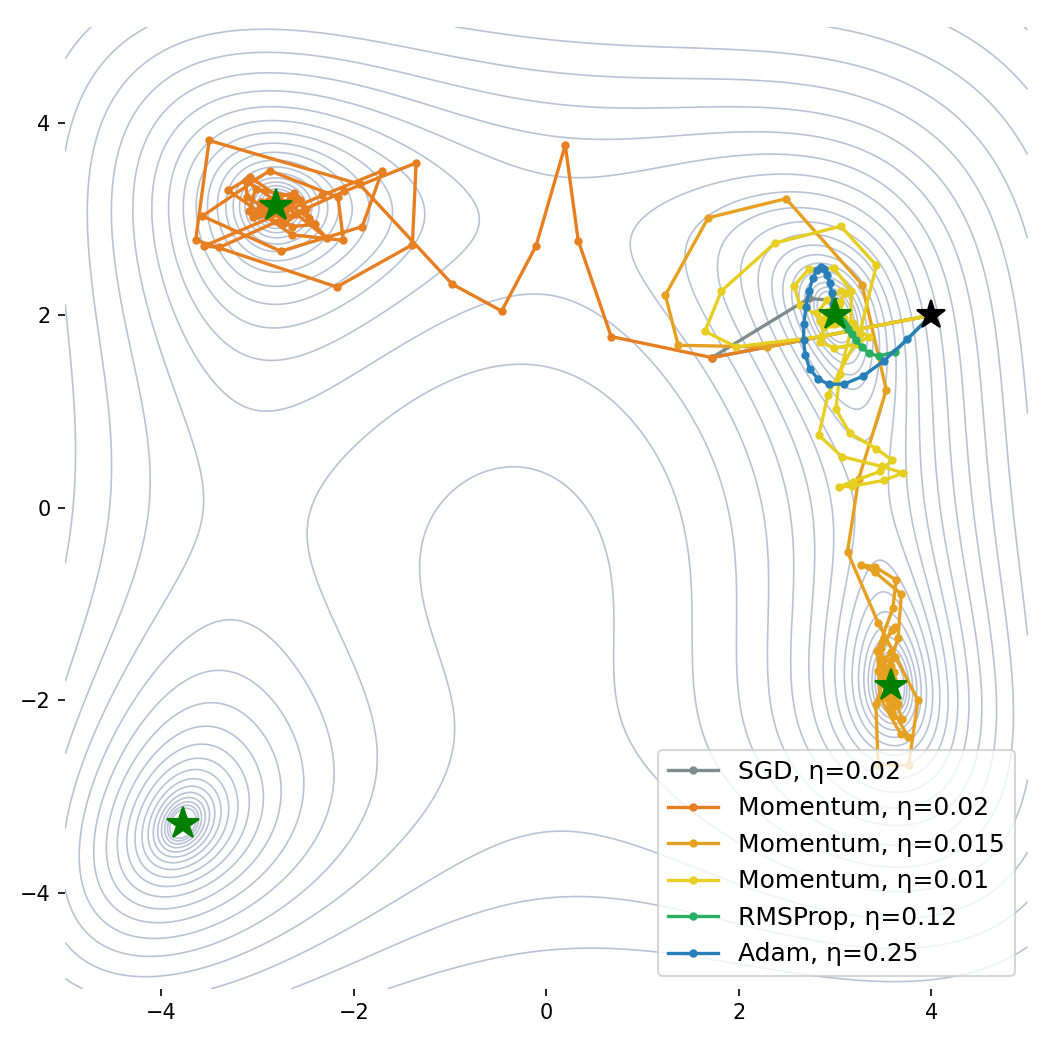

This figure's Python source:
import numpy as np
import torch
import matplotlib.pyplot as plt
from matplotlib.colors import LogNorm

def loss_fn(X, Y):
    return (X**2 + Y - 11)**2 + (X + Y**2 - 7)**2

minima = [[3.0, 2.0], [-2.805118, 3.131312], [-3.779310, -3.283186], [3.584428, -1.848126]]

START = [4.0, 2.0]

def run(make_optimizer):
    """Run one optimizer until loss is <= .005 and return the visited (x, y) points."""
    p = torch.tensor(START, requires_grad=True)
    opt = make_optimizer([p])
    path = [p.detach().numpy().copy()]
    while abs(loss_fn(p[0], p[1])) > 0.005:
        opt.zero_grad()
        loss_fn(p[0], p[1]).backward()          # autograd computes the gradient
        opt.step()
        path.append(p.detach().numpy().copy())
    return np.array(path)

runs = {
    "SGD, η=0.02":              (lambda ps: torch.optim.SGD(ps, lr=0.02), "#7f8c8d"),
    "Momentum, η=0.02":         (lambda ps: torch.optim.SGD(ps, lr=0.02, momentum=0.9), "#e67e22"),
    "Momentum, η=0.015":        (lambda ps: torch.optim.SGD(ps, lr=0.015, momentum=0.9), "#e6a122"),
    "Momentum, η=0.01":         (lambda ps: torch.optim.SGD(ps, lr=0.01, momentum=0.9), "#e6cf22"),
    "RMSProp, η=0.12":          (lambda ps: torch.optim.RMSprop(ps, lr=0.12, alpha=0.9, eps=1e-8), "#27ae60"),
    "Adam, η=0.25":             (lambda ps: torch.optim.Adam(ps, lr=0.25, betas=(0.9, 0.999), eps=1e-8), "#2980b9"),
}

fig, ax = plt.subplots(figsize=(7, 7), dpi=150)
X, Y = np.meshgrid(np.linspace(-5, 5, 400), np.linspace(-5, 5, 400))
Z = loss_fn(X, Y)
ax.contour(X, Y, Z, levels=np.logspace(0, 5, 35), norm=LogNorm(), colors="#b8c4d6", linewidths=0.8)

for name, (make_opt, color) in runs.items():
    path = run(make_opt)
    ax.plot(path[:, 0], path[:, 1], "-o", ms=3, lw=1.6, color=color, label=name)

ax.plot(*START, "k*", ms=14)   # start
for min_x, min_y in minima:
    ax.plot(min_x, min_y, "g*", ms=16)

ax.legend(loc="lower right", fontsize=12)
for s in ax.spines.values():
    s.set_visible(False)
ax.set_aspect('equal')
plt.tight_layout()
plt.show()

plt.savefig("optimizers_header.png")
